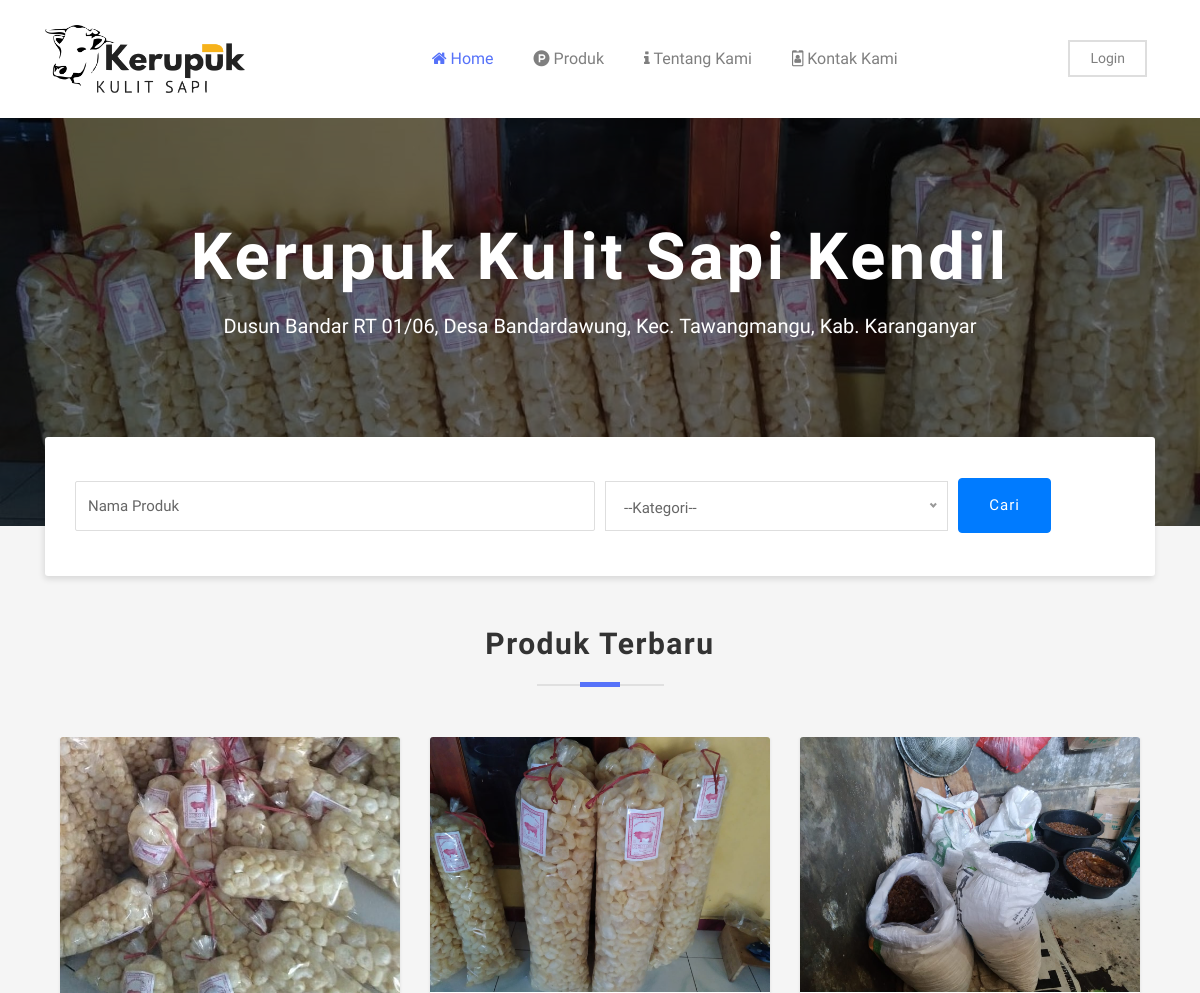
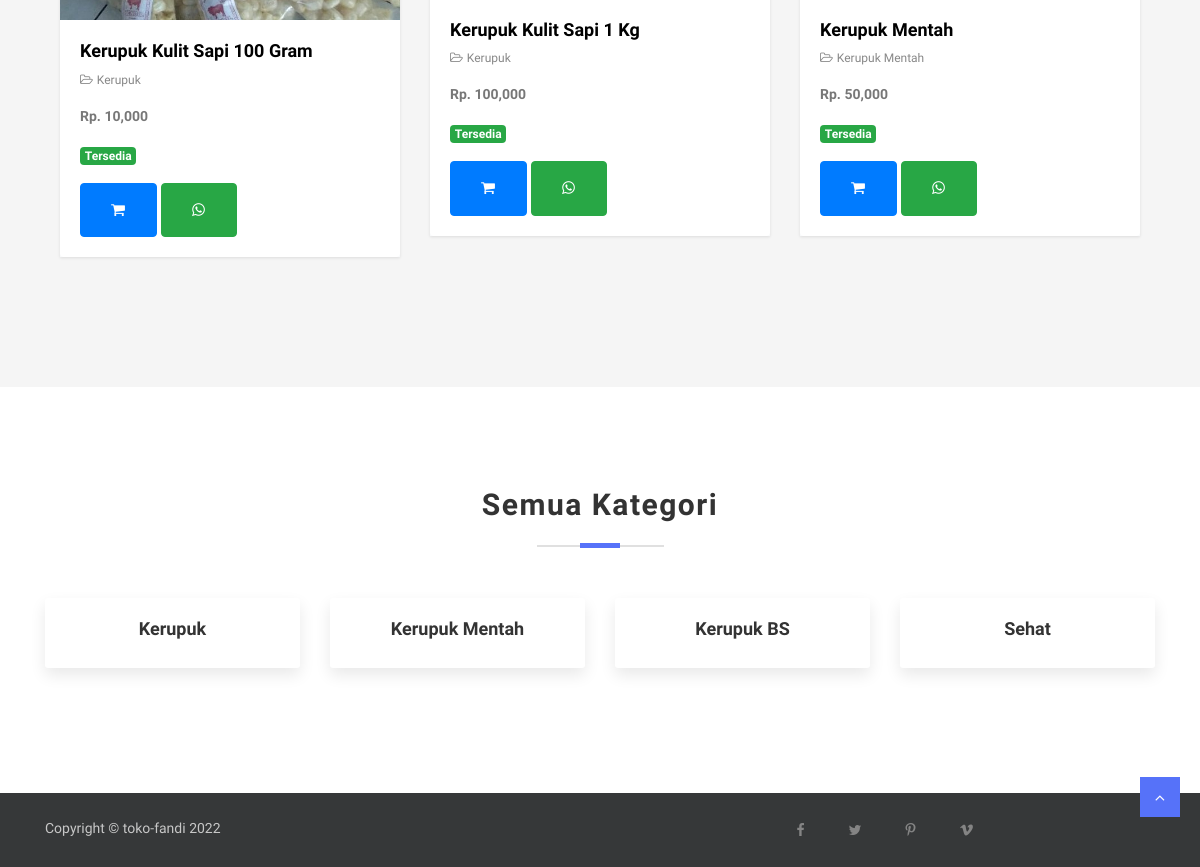
The page / on the database its author committed (2 pictures, top to bottom).
### tables this page shows
CREATE TABLE `toko` (
  `id` int(11) NOT NULL,
  `tentang_kami` text NOT NULL,
  `telp` varchar(20) NOT NULL,
  `email` varchar(100) NOT NULL,
  `alamat` text NOT NULL,
  `foto` varchar(50) NOT NULL
);

CREATE TABLE `produk` (
  `id_produk` int(11) NOT NULL,
  `nama_produk` varchar(100) NOT NULL,
  `id_jenis` int(11) NOT NULL,
  `tgl_post` datetime NOT NULL,
  `berat_produk` int(11) NOT NULL,
  `harga_produk` int(11) NOT NULL,
  `deskripsi_produk` text NOT NULL,
  `status_produk` varchar(20) NOT NULL,
  `foto_produk` varchar(100) NOT NULL
);

CREATE TABLE `jenis` (
  `id_jenis` int(11) NOT NULL,
  `jenis` varchar(100) NOT NULL
);

### function.php (called while the page is built, shortened)
<?php
include 'koneksi.php';
function query($query) {
  global $conn;
  $result = mysqli_query($conn, $query);
  $rows = [];
  while ($row = mysqli_fetch_assoc($result)) {
    $rows[] = $row;
  }
  return $rows;
}

### index.php (the view, shortened to what this page needs)
<?php
$nm_hal = 'index';
include "template/header.php";
?>
<section class="hero-area bg-1 text-center overly">
	<div class="container">
		<div class="row">
			<div class="col-md-12">
				<div class="content-block">
					<h1>Kerupuk Kulit Sapi Kendil </h1>
					<p><?= $toko['alamat']; ?></p>
				</div>
				<div class="advance-search">
						<div class="container">
							<div class="row justify-content-center">
								<div class="col-lg-12 col-md-12 align-content-center">
										<form action="daftarproduk.php" method="POST">
											<div class="form-row">
												<div class="form-group col-md-6">
													<input type="text" class="form-control my-2 my-lg-1" id="inputtext4" placeholder="Nama Produk" name="nama_produk" required>
												</div>
												<div class="form-group col-md-4">
														<?php
														$datakategori = query("SELECT * FROM jenis");
														?>
												</div>
												<div class="form-group col-md-2 align-self-center">
													<button type="submit" class="btn btn-primary" name="cari">Cari</button>
												</div>
											</div>
										</form>
									</div>
								</div>
					</div>
				</div>
			</div>
		</div>
	</div>
</section>
<section class="popular-deals section bg-gray">
	<div class="container">
		<div class="row">
			<div class="col-md-12">
				<div class="section-title">
					<h2>Produk Terbaru</h2>
				</div>
			</div>
		</div>
		<div class="row">
			<div class="col-lg-12">
				<div class="trending-ads-slide">
						<?php
						$dataproduk = query("SELECT * FROM produk INNER JOIN jenis ON jenis.id_jenis = produk.id_jenis ORDER BY tgl_post DESC");
            foreach ($dataproduk as $p) :
            ?>
						<div class="col-sm-12 col-lg-4 col-md-6">
              <div class="product-item bg-light">
                <div class="card">
                  <div class="thumb-content">
                    <a href="detailproduk.php?id=<?= $p['id_produk']; ?>">
                      <img class="card-img-top img-fluid" src="assets/img/produk/<?= $p['foto_produk']; ?>" alt="Card image cap">
                    </a>
                  </div>
                  <div class="card-body">
                      <h4 class="card-title"><a href="detailproduk.php?id=<?= $p['id_produk']; ?>"><?= $p['nama_produk']; ?></a></h4>
                      <ul class="list-inline product-meta">
                        <li class="list-inline-item">
                          <a href="kategoriproduk.php?kategori=<?= $p['jenis']; ?>"><i class="fa fa-folder-open-o"></i><?= $p['jenis']; ?></a>
                        </li>
                      </ul>
											<p class="card-text"><b>Rp. <?= number_format($p['harga_produk']); ?></b></p>
											<p><nav class="badge <?= ($p['status_produk'] == 'Tidak tersedia') ? 'badge-danger' : 'badge-success'; ?>"><?= $p['status_produk']; ?></nav></p>
											<?php
											if (isset($_SESSION['login'])) {
												if ($_SESSION['login'] == 'pembeli') {
													$linkbeli = "beli.php?id=".$p['id_produk'];
												} elseif ($_SESSION['login'] == 'user') {
													$linkbeli = "admin/index.php";
												}
											} elseif(!isset($_SESSION['login'])) {
												$linkbeli = "login.php?need-login=yes";
											}
											?>
											<a href="<?= $linkbeli; ?>" class="btn btn-primary <?= ($p['status_produk'] == 'Tidak tersedia') ? 'disabled' : ''; ?>"><i class="fa fa-shopping-cart"></i></a>
											<?php $pesan = "Apakah Produk *" .$p['nama_produk']. "* masih tersedia ?"; ?>
											<a href="https://wa.me/62895392518509?text=<?= $pesan; ?>" class="btn btn-success" target="_blank"><i class="fa fa-whatsapp"></i></a>
										</div>
                </div>
              </div>
						</div>
            <?php endforeach; ?>
				</div>
			</div>
		</div>
	</div>
</section>
<section class=" section">
	<div class="container">
		<div class="row">
			<div class="col-12">
				<div class="section-title">
					<h2>Semua Kategori</h2>
				</div>
				<div class="row">
					<?php
					$datakategori = query("SELECT * FROM jenis");
					foreach ($datakategori as $k) :
					?>
					<div class="col-lg-3 offset-lg-0 col-md-5 offset-md-1 col-sm-6 col-6">
						<div class="category-block">
							<a href="kategoriproduk.php?kategori=<?= $k['jenis']; ?>"><h4 align="center"><?= $k['jenis']; ?></h4></a>
						</div>
					</div>
					<?php endforeach; ?>
				</div>
			</div>
		</div>
	</div>
</section>
<?php include "template/footer.php"; ?>

### template/header.php (shortened to what this page needs)
<?php
include "function.php";
$toko = query("SELECT * FROM toko")[0];
?>
<!DOCTYPE html>
<html lang="en">
<head>
  <link rel="stylesheet" href="assets/plugins/bootstrap/css/bootstrap.min.css">
  <link rel="stylesheet" href="assets/plugins/bootstrap/css/bootstrap-slider.css">
  <link href="assets/plugins/font-awesome/css/font-awesome.min.css" rel="stylesheet">
  <link href="assets/plugins/slick-carousel/slick/slick.css" rel="stylesheet">
  <link href="assets/plugins/slick-carousel/slick/slick-theme.css" rel="stylesheet">
  <link href="assets/plugins/fancybox/jquery.fancybox.pack.css" rel="stylesheet">
  <link href="assets/plugins/jquery-nice-select/css/nice-select.css" rel="stylesheet">
  <link href="assets/css/style.css" rel="stylesheet">
  <link href="assets/vendor/datatables/dataTables.bootstrap4.min.css" rel="stylesheet">
	<link rel="stylesheet" href="assets/sweeetalert2/dist/sweetalert2.min.css">
	<link href="https://cdnjs.cloudflare.com/ajax/libs/select2/4.0.6-rc.0/css/select2.min.css" rel="stylesheet" />
	<link rel="stylesheet" href="assets/fancybox/source/jquery.fancybox.css?v=2.1.5" media="screen" />
</head>
<body class="body-wrapper">
<section>
	<div class="container">
		<div class="row">
			<div class="col-md-12">
				<nav class="navbar navbar-expand-lg navbar-light navigation">
					<a class="navbar-brand" href="index.php">
						<img src="assets/img/logo.png" width="200px">
					</a>
					<div class="collapse navbar-collapse" id="navbarSupportedContent">
						<ul class="navbar-nav ml-auto main-nav ">
							<li class="nav-item <?= ($nm_hal == 'index') ? 'active' : ''; ?>">
								<a class="nav-link" href="index.php"><i class="fa fa-home"></i> Home</a>
							</li>
							<li class="nav-item <?= ($nm_hal == 'daftarproduk') ? 'active' : ''; ?>">
								<a class="nav-link" href="daftarproduk.php"><i class="fa fa-product-hunt"></i> Produk</a>
							</li>
							<li class="nav-item <?= ($nm_hal == 'tentangkami') ? 'active' : ''; ?>">
								<a class="nav-link" href="tentangkami.php"><i class="fa fa-info"></i> Tentang Kami</a>
							</li>
							<li class="nav-item <?= ($nm_hal == 'kontakkami') ? 'active' : ''; ?>">
								<a class="nav-link" href="kontakkami.php"><i class="fa fa-id-badge"></i> Kontak Kami</a>
							</li>
						</ul>
						<?php if (!isset($_SESSION['login'])) { ?>
							<ul class="navbar-nav ml-auto mt-10">
								<li class="nav-item">
									<a class="nav-link login-button" href="login.php">Login</a>
								</li>
							</ul>
						<?php } ?>
					</div>
				</nav>
			</div>
		</div>
	</div>
</section>

### template/footer.php (shortened to what this page needs)
<footer class="footer-bottom">
  <div class="container">
    <div class="row">
      <div class="col-sm-6 col-12">
        <div class="copyright">
          <p>Copyright © toko-fandi
        </div>
      </div>
      <div class="col-sm-6 col-12">
        <ul class="social-media-icons text-right">
          <li><a class="fa fa-facebook" href="https://www.facebook.com/themefisher" target="_blank"></a></li>
          <li><a class="fa fa-twitter" href="https://www.twitter.com/themefisher" target="_blank"></a></li>
          <li><a class="fa fa-pinterest-p" href="https://www.pinterest.com/themefisher" target="_blank"></a></li>
          <li><a class="fa fa-vimeo" href=""></a></li>
        </ul>
      </div>
    </div>
  </div>
  <div class="top-to">
    <a id="top" class="" href="#"><i class="fa fa-angle-up"></i></a>
  </div>
</footer>
</body>
</html>

### assets/css/style.css (style rules this page uses)
body { line-height: 1.5; font-family: "Muli", sans-serif; }
p, li, input, select, button { font-family: "Muli", sans-serif; color: #666; font-size: 14px; font-weight: 400; }
h1, h2, h3, h4, h5, h6 { font-family: "Muli", sans-serif; font-weight: 600; color: #333; }
p { color: #666; }
h1 { font-size: 35px; }
h2 { font-size: 25px; }
h4 { font-size: 18px; }
p { color: #888; }
ol, ul { margin: 0; padding: 0; list-style: none; }
a { transition: all .3s ease-in 0s; color: #000; }
.form-control { border-radius: 2px; height: 50px; background-color: transparent; color: #666; box-shadow: none; font-size: 15px; }
button { cursor: pointer; }
.section { padding: 100px 0; }
.section-title { position: relative; margin-bottom: 75px; text-align: center; }
.section-title h2 { font-size: 30px; letter-spacing: 0.05em; text-align: center; }
.section-title h2:before { content: " "; display: block; margin: 0 auto; position: absolute; bottom: -24px; left: 0; right: 0; width: 127px; height: 2px; background-color: #e0e0e0; }
.section-title h2:after { content: " "; display: block; margin: 0 auto; position: absolute; bottom: -25px; left: 0; right: 0; width: 40px; height: 5px; background-color: #5672f9; }
.overly { position: relative; }
.overly:before { content: ''; background: rgba(0, 0, 0, 0.51); position: absolute; top: 0; left: 0; right: 0; bottom: 0; }
.btn { font-size: 15px; letter-spacing: 1px; display: inline-block; padding: 15px 30px; border-radius: 4px; }
.bg-light { background: #fff; }
.bg-gray { background: #F5F5F5; }
.bg-1 { background: url("../images/home/hero.jpg"); background-size: cover; background-repeat: no-repeat; }
.navigation { padding: 20px 0; }
.navigation .navbar-nav { text-align: center; }
.login-button { border: 2px solid #dedede; margin-right: 8px; padding: 6px 20px !important; }
.main-nav .nav-item .nav-link { font-size: 16px; line-height: 43px; padding: 0 20px; }
.main-nav .nav-item.active .nav-link { color: #5672f9; }
.hero-area .content-block h1, .hero-area-2 .content-block h1 { color: #fff; font-size: 65px; font-weight: bold; letter-spacing: 0.05em; margin-bottom: 15px; }
.hero-area .content-block p, .hero-area-2 .content-block p { color: #fff; font-size: 20px; }
.hero-area { padding: 100px 0 0; }
.hero-area .content-block { padding-bottom: 80px; }
.hero-area .advance-search { background: #fff; padding: 40px 15px 25px 15px; border-radius: 3px; margin-bottom: -50px; box-shadow: -1px 3px 6px rgba(0, 0, 0, 0.12); }
.hero-area .advance-search .form-control { border-color: #dedede; }
.hero-area .advance-search button { display: block; }
.category-block { box-shadow: 0px 7px 16px 0px rgba(0, 0, 0, 0.09); padding: 20px 25px; border-radius: 3px; margin-bottom: 25px; }
.product-item { box-shadow: 0px 1px 3px 0px rgba(0, 0, 0, 0.1); margin-bottom: 30px; }
.product-item .card { border: none; }
.product-item .card .card-body { padding: 20px; }
.product-item .card .card-body .card-title { font-size: 18px; margin-bottom: 5px; font-weight: 600; }
.product-item .card .card-body .card-text { color: #777; }
.product-item .thumb-content { position: relative; }
.product-item .product-meta { margin-bottom: 15px; }
.product-item .product-meta li { margin-right: 15px; }
.product-item .product-meta li a { color: #888; font-size: 12px; }
.product-item .product-meta li a i { margin-right: 4px; }
.footer-bottom { position: relative; background: #363839; padding: 25px 0; }
.footer-bottom .copyright p { color: #c7c7c7; margin-bottom: 0; }
.social-media-icons { text-align: center !important; }
.social-media-icons li { display: inline-block; }
.social-media-icons li a { color: #848484; padding: 0 20px; }
.top-to { position: absolute; right: 20px; bottom: 50px; display: flex; justify-content: center; }
.top-to a { width: 40px; height: 40px; background: #5672f9; color: #fff; display: flex; justify-content: center; }
.top-to a i { line-height: 40px; }

### index.php (style rules this page uses)
.bg-1 { background: url('assets/img/bg.jpeg'); background-size: cover; background-repeat: no-repeat; }

### rows shown on the page
toko: alamat "Dusun Bandar RT 01/06, Desa Bandardawung, Kec. Tawangmangu, Kab. Karanganyar"
produk: foto_produk (picture), nama_produk "Kerupuk Mentah", id_jenis.jenis "Kerupuk Mentah", harga_produk "50,000", status_produk "Tersedia"
produk: foto_produk (picture), nama_produk "Kerupuk Kulit Sapi 100 Gram", id_jenis.jenis "Kerupuk", harga_produk "10,000", status_produk "Tersedia"
produk: foto_produk (picture), nama_produk "Kerupuk Kulit Sapi 1 Kg", id_jenis.jenis "Kerupuk", harga_produk "100,000", status_produk "Tersedia"
jenis: jenis "Kerupuk"
jenis: jenis "Kerupuk Mentah"
jenis: jenis "Kerupuk BS"
jenis: jenis "Sehat"
